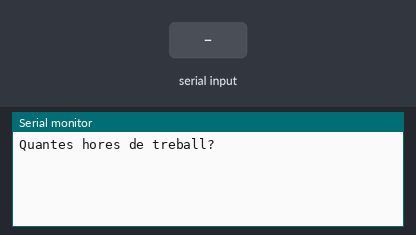
Bench run of a sketch on a simulated Arduino Uno, built with avr-gcc and run on an emulated ATmega328P. Parts: the last lines printed to the serial monitor. The inputs (shaded band) are chosen by the test bench.

Above: at 1.2 s.
1.3 s: "90,45\n" received over Serial
At 1.8 s:
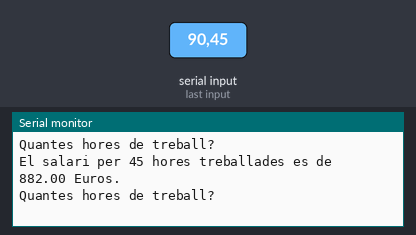
2.8 s: "30,150\n" received over Serial
At 4.2 s:
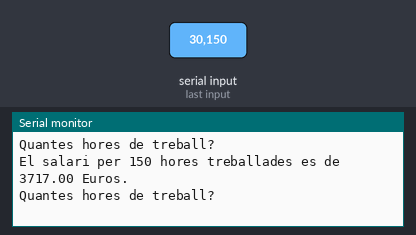

Measured:
- after the input at 1.3 s, the serial monitor: prints a new line at once (image 1)
- after the input at 2.8 s, the serial monitor: prints a new line at once (image 2)

The sketch:

Pro_6.ino
```cpp
/**********************************************************************************
**                                                                               **
**                               Plantilla                                       **
**                                                                               **
** Arnau Pérez Fuentes                                      3/2/2019           **
**********************************************************************************/


//********** Includes *************************************************************


//********** Variables ************************************************************

int hores;
float salari;


//********** Setup ****************************************************************
void setup() {
  // initialize serial:
  Serial.begin(9600);
  Serial.println("Quantes hores de treball?");

}

//********** Loop *****************************************************************
void loop() {
  // if there's any serial available, read it:
  while (Serial.available() > 0) {

    // look for the next valid integer in the incoming serial stream:
    hores = Serial.parseInt();

    // look for the newline. That's the end of your sentence:
    if (Serial.read() == '\n') {

      if (hores <= 37){
        salari = hores * 20;
      }
      else{
        salari = 37 * 20 + (hores - 37) * 30;
      }
      if (salari <= 800){
        salari = salari * 0.95;
      }
      else{
        salari = salari * 0.9;
      }

      Serial.print("El salari per ");
      Serial.print(hores);
      Serial.print(" hores treballades es de ");
      Serial.print(salari);
      Serial.println(" Euros.");
      Serial.println("");
      Serial.println("Quantes hores de treball?");
    }
  }
}

//********** Funcions *************************************************************
```
